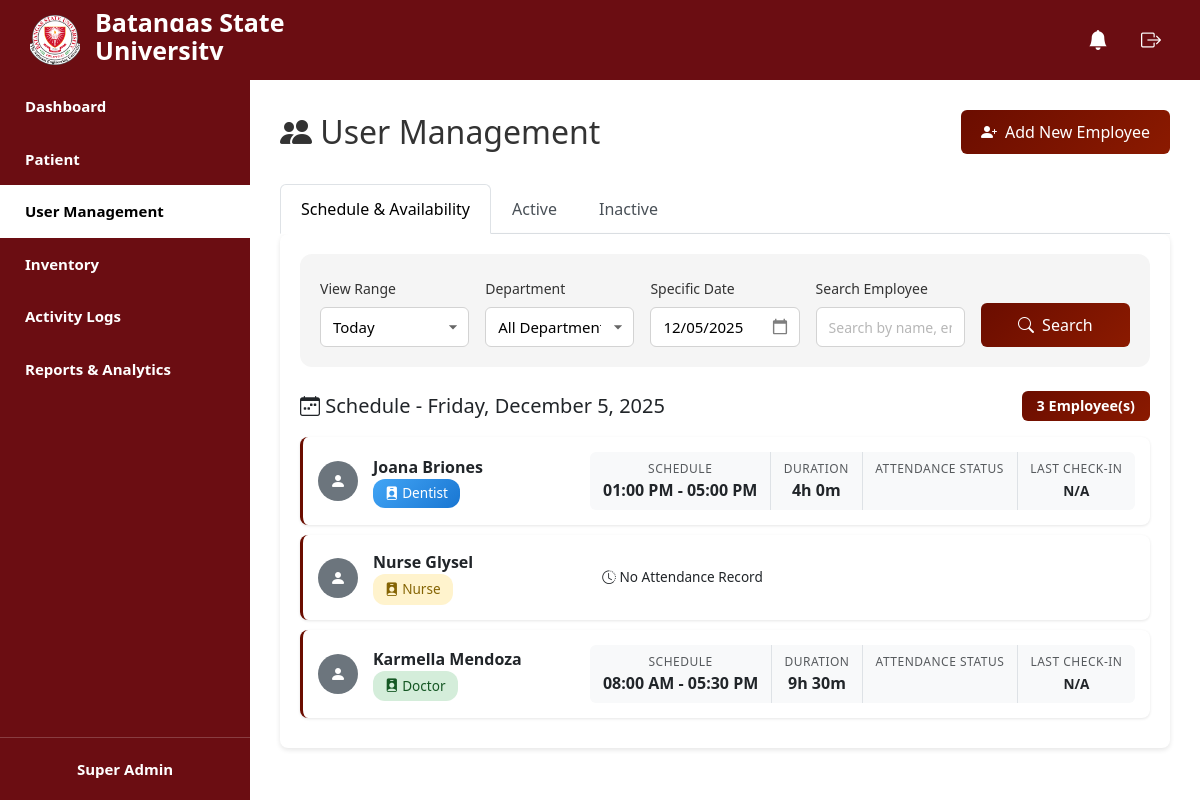
/admin/userManagement.php (signed in), run on the app's committed database.
### tables this page shows
CREATE TABLE `doctor_schedules` (
  `id` int(11) NOT NULL,
  `user_id` int(11) NOT NULL,
  `schedule_date` date NOT NULL,
  `start_time` time DEFAULT NULL,
  `end_time` time DEFAULT NULL,
  `is_available` tinyint(1) DEFAULT 1,
  `schedule_type` enum('available','unavailable') NOT NULL DEFAULT 'available',
  `notes` text DEFAULT NULL,
  `reason` varchar(255) DEFAULT NULL,
  `created_at` timestamp NOT NULL DEFAULT current_timestamp(),
  `updated_at` timestamp NOT NULL DEFAULT current_timestamp() ON UPDATE current_timestamp()
);

CREATE TABLE `users` (
  `id` int(11) NOT NULL,
  `fname` varchar(100) NOT NULL,
  `mname` varchar(100) DEFAULT NULL,
  `lname` varchar(100) NOT NULL,
  `email` varchar(150) NOT NULL,
  `password` varchar(255) NOT NULL,
  `phone` varchar(20) NOT NULL,
  `created_at` timestamp NOT NULL DEFAULT current_timestamp(),
  `role` enum('admin','doctor','dentist','nurse','staff','employee','patient') DEFAULT 'patient',
  `date_of_birth` date DEFAULT NULL,
  `gender` enum('Male','Female','Other') DEFAULT NULL,
  `address` text DEFAULT NULL,
  `blood_type` varchar(10) DEFAULT NULL,
  `updated_at` timestamp NOT NULL DEFAULT current_timestamp() ON UPDATE current_timestamp(),
  `reset_token` varchar(255) DEFAULT NULL,
  `reset_token_expiry` datetime DEFAULT NULL
);

### admin/userManagement.php (the view, shortened to what this page needs)
<?php
require_once '../includes/activity_logger.php';
$userName = $_SESSION['fname'] . ' ' . ($_SESSION['lname'] ?? '');
$selectedDate = isset($_GET['date']) && !empty($_GET['date']) ? $_GET['date'] : date('Y-m-d');
$displayDate = $selectedDate;
$dayOfWeek = date('w', strtotime($selectedDate));
$isWeekend = ($dayOfWeek == 0 || $dayOfWeek == 6);
$stmt = $pdo->prepare("
    SELECT
        u.id as user_id,
        u.fname as first_name,
        u.mname as middle_name,
        u.lname as last_name,
        u.email,
        u.role,
        ds.schedule_date,
        ds.start_time as time_in,
        ds.end_time as time_out,
        ds.is_available,
        ds.schedule_type,
        ds.reason,
        att.status as current_status,
        att.time_in as last_check_in,
        att.date as attendance_date,
        CASE
            WHEN att.time_in IS NOT NULL AND att.time_out IS NULL THEN 'in'
            WHEN att.time_out IS NOT NULL THEN 'out'
            ELSE 'out'
        END as availability_status,
        DATE_FORMAT(ds.start_time, '%h:%i %p') as time_in_formatted,
        DATE_FORMAT(ds.end_time, '%h:%i %p') as time_out_formatted,
        CASE
            WHEN att.time_in IS NOT NULL THEN
                TIME_FORMAT(att.time_in, '%h:%i %p')
            ELSE NULL
        END as attendance_time_in,
        CASE
            WHEN att.time_out IS NOT NULL THEN
                TIME_FORMAT(att.time_out, '%h:%i %p')
            ELSE NULL
        END as attendance_time_out,
        CASE
            WHEN ds.start_time IS NOT NULL AND ds.end_time IS NOT NULL THEN
                CONCAT(
                    TIMESTAMPDIFF(HOUR, ds.start_time, ds.end_time), 'h ',
                    MOD(TIMESTAMPDIFF(MINUTE, ds.start_time, ds.end_time), 60), 'm'
                )
            ELSE NULL
        END as duration
    FROM users u
    LEFT JOIN employees e ON u.id = e.user_id
    LEFT JOIN doctor_schedules ds ON u.id = ds.user_id
        AND ds.schedule_date = ?
    LEFT JOIN attendance att ON u.id = att.user_id
        AND att.date = ?
    WHERE u.role IN ('doctor', 'dentist', 'nurse')
    ORDER BY u.lname ASC, u.fname ASC
");
$stmt->execute([$selectedDate, $selectedDate]);
$todaySchedules = $stmt->fetchAll(PDO::FETCH_ASSOC);
$displayDateFormatted = date('l, F j, Y', strtotime($displayDate));
?>
<!DOCTYPE html>
<html lang="en">
<head>
  <link href="../admin/css/userManagement.css" rel="stylesheet">
  <link href="/finalproject/css/nav.css" rel="stylesheet">
  <link href="../admin/css/responsive.css" rel="stylesheet">
  <link href="../admin/css/notifications.css" rel="stylesheet">
  <link href="https://cdn.jsdelivr.net/npm/bootstrap@5.3.8/dist/css/bootstrap.min.css" rel="stylesheet">
  <link rel="stylesheet" href="https://cdn.jsdelivr.net/npm/bootstrap-icons@1.13.1/font/bootstrap-icons.min.css">
  <link rel="stylesheet" href="https://cdn.datatables.net/1.13.6/css/jquery.dataTables.min.css">
</head>
<body>
  <div class="header">
    <div class="logo-section">
      <div class="logo">
        <img src="../img/bsu-logo.png" alt="University Logo" />
      </div>
      <div class="university-name">
        <h1>Batangas State</h1>
        <h1>University</h1>
      </div>
    </div>
    <div class="header-icons">
      <?php include 'notification_component.php'; ?>
      <div class="logout-icon" id="logoutBtn"><i class="bi bi-box-arrow-right"></i></div>
    </div>
  </div>
  <div class="main-container">
    <div class="sidebar">
      <div>
        <a href="../admin/adminDashboard.php" class="menu-item">Dashboard</a>
        <a href="../admin/patients.php" class="menu-item">Patient</a>
        <a href="../admin/userManagement.php" class="menu-item active">User Management</a>
        <a href="../admin/inventory.php" class="menu-item">Inventory</a>
        <a href="../admin/activity_logs.php" class="menu-item">Activity Logs</a>
        <a href="../admin/reports.php" class="menu-item">Reports & Analytics</a>
      </div>
      <div class="user-profile">
        <span><?php echo htmlspecialchars($userName); ?></span>
      </div>
    </div>
    <div class="content">
      <div class="page-header">
        <h2><i class="bi bi-people-fill"></i> User Management</h2>
        <button class="btn btn-primary" data-bs-toggle="modal" data-bs-target="#addEmployeeModal">
          <i class="bi bi-person-plus-fill"></i> Add New Employee
        </button>
      </div>
      <ul class="nav nav-tabs user-tabs" id="userTabs" role="tablist">
        <li class="nav-item" role="presentation">
          <button class="nav-link active" id="schedule-tab" data-bs-toggle="tab" data-bs-target="#schedule" type="button" role="tab">
            Schedule & Availability
          </button>
        </li>
        <li class="nav-item" role="presentation">
          <button class="nav-link" id="active-users-tab" data-bs-toggle="tab" data-bs-target="#active-users" type="button" role="tab">
            Active
          </button>
        </li>
        <li class="nav-item" role="presentation">
          <button class="nav-link" id="inactive-users-tab" data-bs-toggle="tab" data-bs-target="#inactive-users" type="button" role="tab">
            Inactive
          </button>
        </li>
      </ul>
      <div class="tab-content">
        <div class="tab-pane fade show active" id="schedule" role="tabpanel">
          <div class="table-container">
            <div class="schedule-filters mb-4">
              <div class="row align-items-end g-3">
                <div class="col-md">
                  <label class="form-label">View Range</label>
                  <select id="scheduleViewType" class="form-select">
                    <option value="today" selected>Today</option>
                  </select>
                </div>
                <div class="col-md">
                  <label class="form-label">Department</label>
  <select id="scheduleDepartment" class="form-select">
    <option value="all" selected>All Departments</option>
  </select>
</div>
                <div class="col-md">
                  <label class="form-label">Specific Date</label>
                  <input type="date" id="scheduleDatePicker" class="form-control" value="<?php echo htmlspecialchars($selectedDate); ?>" max="2099-12-31">
                </div>
                <div class="col-md">
                  <label class="form-label">Search Employee</label>
                  <input type="text" id="scheduleSearch" class="form-control" placeholder="Search by name, email or role..">
                </div>
                <div class="col-md">
                  <label class="form-label">&nbsp;</label>
                  <button class="btn btn-primary w-100" onclick="searchSchedule()">
                    <i class="bi bi-search"></i> Search
                  </button>
                </div>
              </div>
            </div>
            <div class="d-flex justify-content-between align-items-center mb-3">
              <h5 class="mb-0" id="scheduleDateDisplay">
                <i class="bi bi-calendar-week"></i> Schedule - <?php echo htmlspecialchars($displayDateFormatted); ?>
              </h5>
              <div>
                <span class="badge bg-primary" id="scheduleCount">
                  <?php echo count($todaySchedules); ?> Employee(s)
                </span>
              </div>
            </div>
            <div id="scheduleContainer">
              <?php if (empty($todaySchedules)): ?>
                <div class="text-center py-5">
                  <i class="bi bi-calendar-x" style="font-size: 3rem; color: #ccc;"></i>
                  <p class="text-muted mt-3">No employees scheduled for today</p>
                </div>
              <?php else: ?>
                <?php foreach ($todaySchedules as $emp): ?>
                <div class="employee-schedule-row">
                  <div class="employee-schedule-info">
                      <div class="employee-photo-small bg-secondary d-flex align-items-center justify-content-center">
                        <i class="bi bi-person-fill text-white" style="font-size: 1rem;"></i>
                      </div>
                    <div>
                      <div><strong><?php echo htmlspecialchars($emp['first_name'] . ' ' . ($emp['middle_name'] ? $emp['middle_name'] . ' ' : '') . $emp['last_name']); ?></strong></div>
                      <div class="text-muted" style="font-size: 0.85rem;">
                        <span class="role-badge role-<?php echo $emp['role']; ?>">
                          <i class="bi bi-person-badge-fill"></i> <?php echo ucfirst($emp['role']); ?>
                        </span>
                      </div>
                    </div>
                  </div>
                  <div class="employee-schedule-details">
    <?php
    $role = strtolower($emp['role'] ?? '');
    $isDoctorOrDentist = in_array($role, ['doctor', 'dentist']);
    $isNurse = ($role === 'nurse');
    if ($isNurse):
      $hasAttendance = $emp['attendance_time_in'] || ($emp['last_check_in'] !== null);
      if ($hasAttendance): ?>
        <div class="schedule-table d-flex text-center">
          <div class="flex-fill border-end p-2">
            <small class="text-muted d-block">Time In</small>
            <strong><?php echo $emp['attendance_time_in'] ?? ($emp['last_check_in'] ? date('g:i A', strtotime($emp['last_check_in'])) : '--:--'); ?></strong>
          </div>
          <div class="flex-fill border-end p-2">
            <small class="text-muted d-block">Time Out</small>
            <strong><?php echo $emp['attendance_time_out'] ?? '--:--'; ?></strong>
          </div>
          <div class="flex-fill border-end p-2">
            <small class="text-muted d-block">Status</small>
            <?php
            $status = $emp['availability_status'] ?? 'out';
            $badges = [
              'in' => '<span class="availability-badge availability-in"><i class="bi bi-check-circle-fill"></i> Checked In</span>',
              'out' => '<span class="availability-badge availability-out"><i class="bi bi-x-circle-fill"></i> Checked Out</span>',
              'break' => '<span class="availability-badge availability-break"><i class="bi bi-pause-circle-fill"></i> On Break</span>'
            ];
            echo $badges[$status] ?? ($emp['last_check_in'] && !$emp['attendance_time_out'] ? $badges['in'] : $badges['out']);
            ?>
          </div>
          <div class="flex-fill p-2">
            <small class="text-muted d-block">Date</small>
            <strong style="font-size: 0.85rem;">
              <?php echo $emp['attendance_date'] ? date('M j, Y', strtotime($emp['attendance_date'])) : date('M j, Y', strtotime($selectedDate)); ?>
            </strong>
          </div>
        </div>
      <?php else: ?>
        <div class="text-center">
          <span class="availability-badge availability-unavailable">
            <i class="bi bi-clock-history"></i> No Attendance Record
          </span>
        </div>
            <?php endif; ?>
    <?php
    elseif ($isDoctorOrDentist):
      if ($isWeekend): ?>
        <div class="text-center">
          <span class="availability-badge availability-unavailable">
            <i class="bi bi-calendar-x"></i> No Schedule
          </span>
        </div>
      <?php else:
        if ($emp['time_in'] && $emp['schedule_type'] !== 'unavailable' && $emp['is_available']): ?>
        <div class="schedule-table d-flex text-center">
          <div class="flex-fill border-end p-2">
            <small class="text-muted d-block">Schedule</small>
              <strong><?php echo $emp['time_in_formatted'] ?? date('g:i A', strtotime($emp['time_in'])); ?> - <?php echo $emp['time_out_formatted'] ?? date('g:i A', strtotime($emp['time_out'])); ?></strong>
          </div>
          <div class="flex-fill border-end p-2">
            <small class="text-muted d-block">Duration</small>
              <strong><?php echo $emp['duration'] ?? 'N/A'; ?></strong>
          </div>
          <div class="flex-fill border-end p-2">
            <small class="text-muted d-block">Attendance Status</small>
          </div>
          <div class="flex-fill p-2">
            <small class="text-muted d-block">Last Check-in</small>
            <strong style="font-size: 0.85rem;">
                <?php echo $emp['attendance_time_in'] ?? ($emp['last_check_in'] ? date('g:i A', strtotime($emp['last_check_in'])) : 'N/A'); ?>
            </strong>
          </div>
        </div>
        <?php endif; ?>
      <?php endif; ?>
    <?php endif; ?>
  </div>
</div>
                <?php endforeach; ?>
              <?php endif; ?>
            </div>
          </div>
        </div>
      </div>
    </div>
  </div>
</body>
</html>

### data on the page
doctor_schedules: user.lname "Joana Briones", user.role "Dentist", time_in_formatted "01:00 PM", time_out_formatted "05:00 PM", duration "4h 0m", attendance_time_in "N/A"
users: fname+mname+lname "Nurse Glysel", role "Nurse", shows "No Attendance Record"
doctor_schedules: user.lname "Karmella Mendoza", user.role "Doctor", time_in_formatted "08:00 AM", time_out_formatted "05:30 PM", duration "9h 30m", attendance_time_in "N/A"

### other printed values
$userName "Super Admin"
$displayDateFormatted "Friday, December 5, 2025"
count($todaySchedules) "3"
